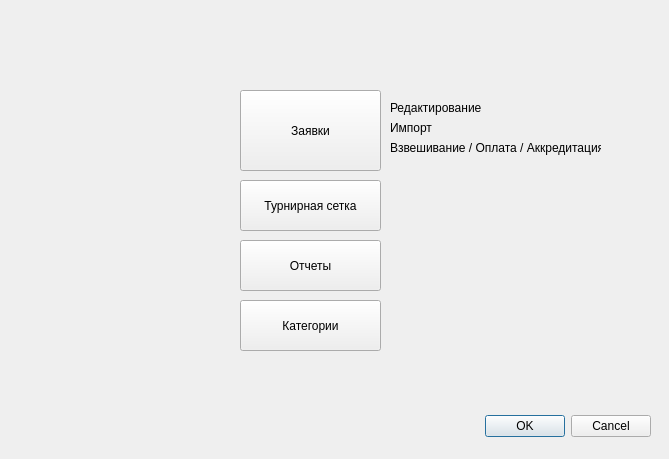
<?xml version="1.0" encoding="UTF-8"?>
<ui version="4.0">
 <class>TournamentAdminDialog</class>
 <widget class="QDialog" name="TournamentAdminDialog">
  <property name="geometry">
   <rect>
    <x>0</x>
    <y>0</y>
    <width>669</width>
    <height>459</height>
   </rect>
  </property>
  <property name="windowTitle">
   <string>Dialog</string>
  </property>
  <widget class="QDialogButtonBox" name="buttonBox">
   <property name="geometry">
    <rect>
     <x>310</x>
     <y>410</y>
     <width>341</width>
     <height>32</height>
    </rect>
   </property>
   <property name="orientation">
    <enum>Qt::Horizontal</enum>
   </property>
   <property name="standardButtons">
    <set>QDialogButtonBox::Cancel|QDialogButtonBox::Ok</set>
   </property>
  </widget>
  <widget class="QPushButton" name="pushButton">
   <property name="geometry">
    <rect>
     <x>240</x>
     <y>90</y>
     <width>141</width>
     <height>81</height>
    </rect>
   </property>
   <property name="text">
    <string>Заявки</string>
   </property>
  </widget>
  <widget class="QPushButton" name="pushButton_2">
   <property name="geometry">
    <rect>
     <x>240</x>
     <y>180</y>
     <width>141</width>
     <height>51</height>
    </rect>
   </property>
   <property name="text">
    <string>Турнирная сетка</string>
   </property>
  </widget>
  <widget class="QPushButton" name="pushButton_3">
   <property name="geometry">
    <rect>
     <x>240</x>
     <y>240</y>
     <width>141</width>
     <height>51</height>
    </rect>
   </property>
   <property name="text">
    <string>Отчеты</string>
   </property>
  </widget>
  <widget class="QPushButton" name="pushButton_4">
   <property name="geometry">
    <rect>
     <x>240</x>
     <y>300</y>
     <width>141</width>
     <height>51</height>
    </rect>
   </property>
   <property name="text">
    <string>Категории</string>
   </property>
  </widget>
  <widget class="QLabel" name="label">
   <property name="geometry">
    <rect>
     <x>390</x>
     <y>100</y>
     <width>101</width>
     <height>16</height>
    </rect>
   </property>
   <property name="text">
    <string>Редактирование</string>
   </property>
  </widget>
  <widget class="QLabel" name="label_2">
   <property name="geometry">
    <rect>
     <x>390</x>
     <y>120</y>
     <width>101</width>
     <height>16</height>
    </rect>
   </property>
   <property name="text">
    <string>Импорт</string>
   </property>
  </widget>
  <widget class="QLabel" name="label_3">
   <property name="geometry">
    <rect>
     <x>390</x>
     <y>140</y>
     <width>211</width>
     <height>16</height>
    </rect>
   </property>
   <property name="text">
    <string>Взвешивание / Оплата / Аккредитация</string>
   </property>
  </widget>
 </widget>
 <resources/>
 <connections>
  <connection>
   <sender>buttonBox</sender>
   <signal>accepted()</signal>
   <receiver>TournamentAdminDialog</receiver>
   <slot>accept()</slot>
   <hints>
    <hint type="sourcelabel">
     <x>248</x>
     <y>254</y>
    </hint>
    <hint type="destinationlabel">
     <x>157</x>
     <y>274</y>
    </hint>
   </hints>
  </connection>
  <connection>
   <sender>buttonBox</sender>
   <signal>rejected()</signal>
   <receiver>TournamentAdminDialog</receiver>
   <slot>reject()</slot>
   <hints>
    <hint type="sourcelabel">
     <x>316</x>
     <y>260</y>
    </hint>
    <hint type="destinationlabel">
     <x>286</x>
     <y>274</y>
    </hint>
   </hints>
  </connection>
 </connections>
</ui>
